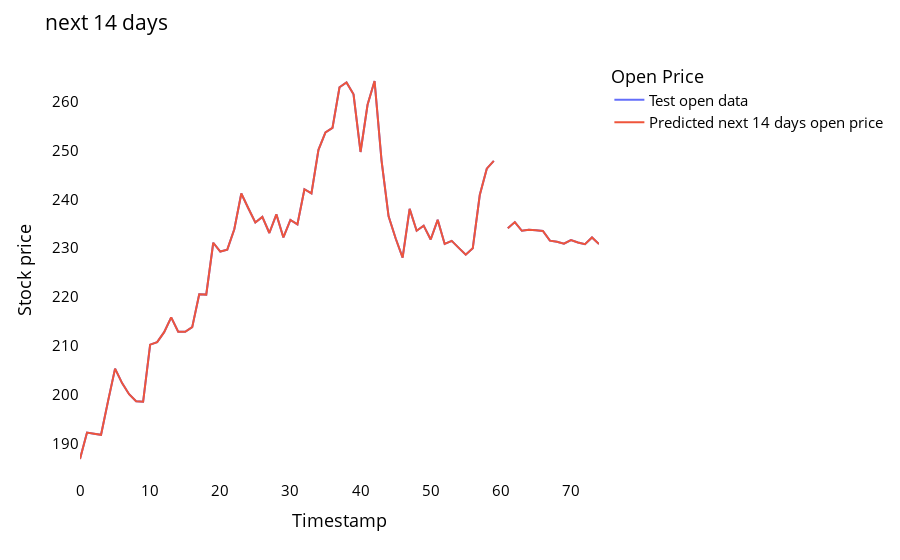

The code cell stored with this chart in its notebook:
### Code cell
plot14nextday(y_rnn,predict_14_day)

### Figure 1 — Plotly figure (JSON) as saved in the notebook; plotly's stock layout.template omitted (floating-point values rounded to 4 significant figures)
{"data": [{"hovertemplate": "variable=last_original_days_value<br>Timestamp=%{x}<br>Stock price=%{y}<extra></extra>", "legendgroup": "last_original_days_value", "line": {"color": "#636efa", "dash": "solid"}, "marker": {"symbol": "circle"}, "mode": "lines", "name": "Test open data", "orientation": "v", "showlegend": true, "type": "scatter", "x": [0, 1, 2, 3, 4, 5, 6, 7, 8, 9, 10, 11, 12, 13, 14, 15, 16, 17, 18, 19, 20, 21, 22, 23, 24, 25, 26, 27, 28, 29, 30, 31, 32, 33, 34, 35, 36, 37, 38, 39, 40, 41, 42, 43, 44, 45, 46, 47, 48, 49, 50, 51, 52, 53, 54, 55, 56, 57, 58, 59, 60, 61, 62, 63, 64, 65, 66, 67, 68, 69, 70, 71, 72, 73, 74], "xaxis": "x", "y": [186.9, 192.3, 192.1, 191.9, 198.7, 205.4, 202.4, 200.2, 198.7, 198.6, 210.3, 210.8, 212.8, 215.9, 212.9, 212.9, 213.9, 220.6, 220.5, 231.1, 229.3, 229.7, 233.9, 241.2, 238.1, 235.2, 236.4, 233.1, 236.9, 232.2, 235.8, 234.9, 242.1, 241.2, 250.1, 253.7, 254.6, 262.9, 263.9, 261.5, 249.7, 259.3, 264.2, 247.9, 236.5, 232.0, 228.1, 238.0, 233.6, 234.6, 231.8, 235.8, 230.9, 231.5, 230.1, 228.7, 230.0, 240.9, 246.3, 247.9, null, 234.1, 235.3, 233.6, 233.8, 233.7, 233.5, 231.5, 231.3, 230.9, 231.7, 231.2, 230.8, 232.2, 230.8], "yaxis": "y"}, {"hovertemplate": "variable=next_predicted_days_value<br>Timestamp=%{x}<br>Stock price=%{y}<extra></extra>", "legendgroup": "next_predicted_days_value", "line": {"color": "#EF553B", "dash": "solid"}, "marker": {"symbol": "circle"}, "mode": "lines", "name": "Predicted next 14 days open price", "orientation": "v", "showlegend": true, "type": "scatter", "x": [0, 1, 2, 3, 4, 5, 6, 7, 8, 9, 10, 11, 12, 13, 14, 15, 16, 17, 18, 19, 20, 21, 22, 23, 24, 25, 26, 27, 28, 29, 30, 31, 32, 33, 34, 35, 36, 37, 38, 39, 40, 41, 42, 43, 44, 45, 46, 47, 48, 49, 50, 51, 52, 53, 54, 55, 56, 57, 58, 59, 60, 61, 62, 63, 64, 65, 66, 67, 68, 69, 70, 71, 72, 73, 74], "xaxis": "x", "y": [186.9, 192.3, 192.1, 191.9, 198.7, 205.4, 202.4, 200.2, 198.7, 198.6, 210.3, 210.8, 212.8, 215.9, 212.9, 212.9, 213.9, 220.6, 220.5, 231.1, 229.3, 229.7, 233.9, 241.2, 238.1, 235.2, 236.4, 233.1, 236.9, 232.2, 235.8, 234.9, 242.1, 241.2, 250.1, 253.7, 254.6, 262.9, 263.9, 261.5, 249.7, 259.3, 264.2, 247.9, 236.5, 232.0, 228.1, 238.0, 233.6, 234.6, 231.8, 235.8, 230.9, 231.5, 230.1, 228.7, 230.0, 240.9, 246.3, 247.9, null, 234.1, 235.3, 233.6, 233.8, 233.7, 233.5, 231.5, 231.3, 230.9, 231.7, 231.2, 230.8, 232.2, 230.8], "yaxis": "y"}], "layout": {"font": {"color": "black", "size": 15}, "legend": {"title": {"text": "Open Price"}, "tracegroupgap": 0}, "margin": {"t": 60}, "plot_bgcolor": "white", "title": {"text": "next 14 days"}, "xaxis": {"anchor": "y", "domain": [0, 1], "showgrid": false, "title": {"text": "Timestamp"}}, "yaxis": {"anchor": "x", "domain": [0, 1], "showgrid": false, "title": {"text": "Stock price"}}}}
